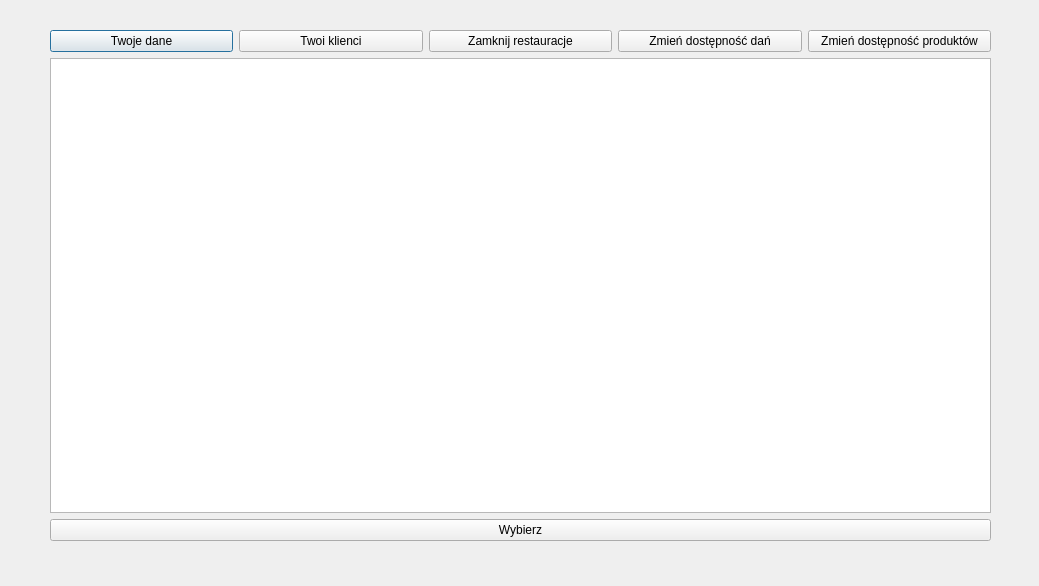
<?xml version="1.0" encoding="UTF-8"?>
<ui version="4.0">
 <class>mainwindowloggedin</class>
 <widget class="QDialog" name="mainwindowloggedin">
  <property name="geometry">
   <rect>
    <x>0</x>
    <y>0</y>
    <width>1039</width>
    <height>586</height>
   </rect>
  </property>
  <property name="windowTitle">
   <string>Dialog</string>
  </property>
  <widget class="QWidget" name="">
   <property name="geometry">
    <rect>
     <x>50</x>
     <y>30</y>
     <width>941</width>
     <height>511</height>
    </rect>
   </property>
   <layout class="QVBoxLayout" name="verticalLayout">
    <item>
     <layout class="QHBoxLayout" name="horizontalLayout">
      <item>
       <widget class="QPushButton" name="pushButton_YourData">
        <property name="text">
         <string>Twoje dane</string>
        </property>
        <property name="default">
         <bool>false</bool>
        </property>
       </widget>
      </item>
      <item>
       <widget class="QPushButton" name="pushButton_YourClients">
        <property name="text">
         <string>Twoi klienci</string>
        </property>
       </widget>
      </item>
      <item>
       <widget class="QPushButton" name="pushButton_closeRestaurant">
        <property name="text">
         <string>Zamknij restauracje</string>
        </property>
       </widget>
      </item>
      <item>
       <widget class="QPushButton" name="pushButton_changeAvailabilityMeals">
        <property name="text">
         <string>Zmień dostępność dań</string>
        </property>
       </widget>
      </item>
      <item>
       <widget class="QPushButton" name="pushButton_changeAvailabilityIngredients">
        <property name="text">
         <string>Zmień dostępność produktów</string>
        </property>
       </widget>
      </item>
     </layout>
    </item>
    <item>
     <widget class="QListWidget" name="listWidget"/>
    </item>
    <item>
     <widget class="QPushButton" name="pushButton_confirmOrder">
      <property name="text">
       <string>Wybierz</string>
      </property>
     </widget>
    </item>
   </layout>
  </widget>
 </widget>
 <resources/>
 <connections/>
</ui>
